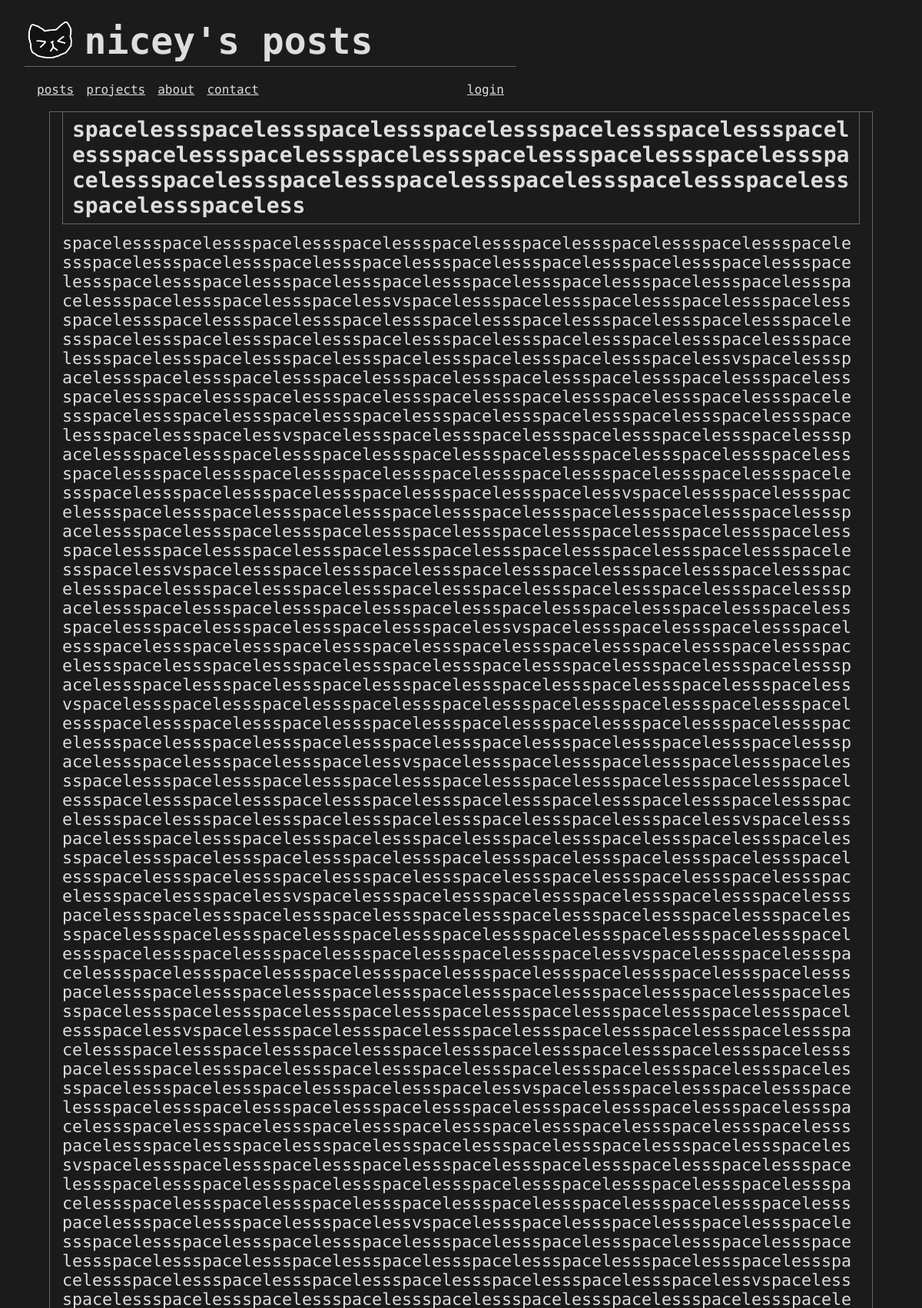
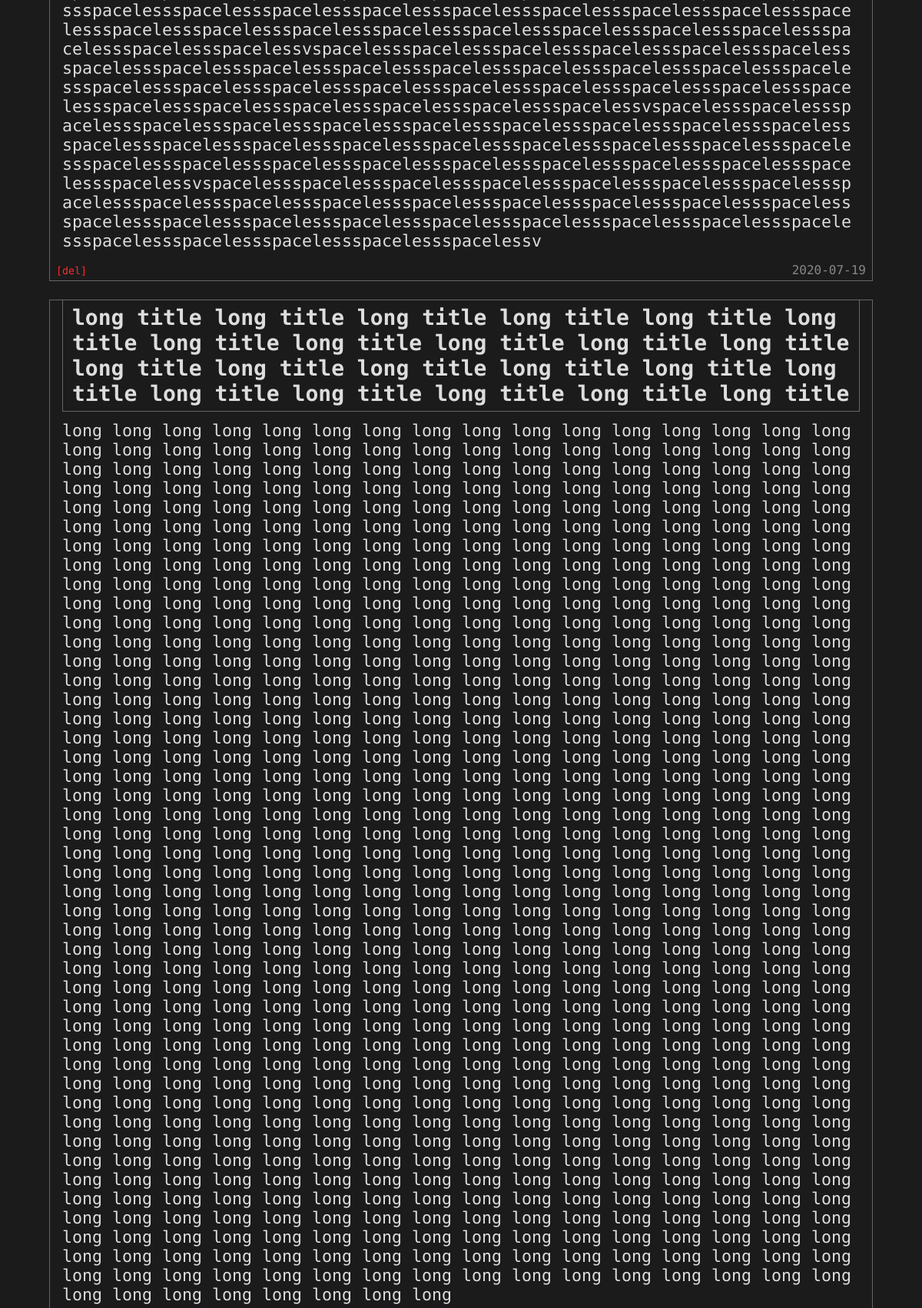
The page /posts (upper part) on the database its author committed (2 pictures, top to bottom).
### tables this page shows
CREATE TABLE posts (
    pid INTEGER PRIMARY KEY AUTOINCREMENT,
    title TEXT NOT NULL,
    body TEXT NOT NULL,
    dt TIMESTAMP NOT NULL DEFAULT CURRENT_TIMESTAMP
);

### website/main.py (the view)
@bp.route('/', methods=('GET', 'POST'))
@bp.route('/posts', methods=('GET', 'POST'))
def posts():
    db = get_db()
    if request.method == 'POST':
        title = request.form['title']
        body: str = request.form['body'].replace('\r\n', 'BREAKLINE')
        db.execute("INSERT INTO posts (title, body) VALUES (?, ?)",
                            (title, body))
        db.commit()
    posts = db.execute("SELECT pid, dt, title, body FROM posts ORDER BY dt DESC").fetchall()
    return render_template('main/posts.html', posts=posts)

### website/auth.py (called while the page is built)
@bp.before_app_request
def load_logged_user():
    g.nicey = session.get('nicey') is not None

### website/db.py (called while the page is built)
def get_db():
    if 'db' not in g:
        g.db = sqlite3.connect(
            current_app.config['DATABASE'],
            detect_types=sqlite3.PARSE_DECLTYPES
        )
        g.db.row_factory = sqlite3.Row
    return g.db

### website/templates/main/posts.html (shortened to what this page needs)
{% extends 'base.html' %}
{% block header %}posts{% endblock header %}
{% block body %}
    <section class="posts">
        {% for post in posts %}
        <article class="post">
            <h2>{{ post["title"] }}</h2>
            <p>
                {% for line in post["body"].split('BREAKLINE') %}
                    {{ line }}<br>
                {% endfor %}
            </p>
            <section>
                <form class="delete" action="delete" method="post">
                    <button>[del]</button>
                </form>
                <div>{{ post["dt"].date() }}</div>
            </section>
        </article>
        <br>
        {% endfor %}
    </section>
{% endblock body %}

### website/templates/base.html (shortened to what this page needs)
<!DOCTYPE html>
<html lang="en">
<head>
    <link rel="stylesheet" href="{{ url_for('static', filename='base.css') }}">
</head>
<body>
    <header>
        <header>
            <img id="logo" src="{{ url_for('static', filename='nicey.png') }}" alt="<nicey>">
            <h1>nicey's {% block header %}{% endblock header %}</h1>
        </header>
        <nav>
            <ul>
                <li><a href="{{ url_for('main.posts') }}">posts</a></li>
                <li><a href="{{ url_for('main.projects') }}">projects</a></li>
                <li><a href="{{ url_for('main.about') }}">about</a></li>
                <li><a href="{{ url_for('main.contact') }}">contact</a></li>
                {% if not g.nicey %}
                    <li class="right"><a href="{{ url_for('auth.login') }}">login</a></li>
                {% else %}
                    <li class="right"><a href="{{ url_for('auth.logout') }}">logout</a></li>
                {% endif %}
            </ul>
        </nav>
    </header>
    <main>
        {% block body %}{% endblock body %}
    </main>
</body>
</html>

### website/static/base.css (style rules this page uses)
:root { --main: #1b1b1c; --white: #666666; --text: #dddddd; }
* { margin: 0; padding: 0; color: var(--text); font-family: 'Fira Mono', monospace; box-sizing: border-box; }
html, body { padding-bottom: 1rem; background-color: var(--main); }
h2 { font-size: 1.75rem; }
p { max-width: 60rem; font-size: 1.35rem; }
button { cursor: pointer; }
body > header { margin-left: 2rem; }
header > header { display: flex; flex-direction: row; align-items: center; padding-top: 1.5rem; padding-bottom: 0.3rem; }
header > header img { max-height: 3.6rem; margin-left: 0.25rem; margin-right: 1rem; }
body > header h1 { display: inline; font-size: 3rem; }
nav { max-width: 40rem; padding: 1.2rem 0; border-top: 1px solid var(--white); }
nav ul { display: flex; flex-wrap: nowrap; align-items: center; height: 100%; width: 100%; }
nav li { margin-left: 1rem; display: inline; }
nav li.right { margin-left: auto; margin-right: 1rem; }
main { margin: 0 4rem; }
.post { border: 1px solid var(--white); margin: 0 0 1.5rem 0; display: inline-flex; flex-direction: column; min-width: 30rem; max-width: 80rem; }
.post h2 { border: 1px solid var(--white); border-top: 0; padding: 0.4rem 0.75rem; margin: 0 1rem; margin-bottom: 0.75rem; word-break: break-word; }
.post p { margin: 0 1rem; word-break: break-word; max-width: 77rem; }
.post section { margin: 1rem 0 0.25rem 0; padding: 0 0.5rem; display: flex; width: 100%; }
.post section div { color: #888888; margin-left: auto; }
.delete button { color: #fc2d2d; border: 0; background-color: var(--main); }

### rows shown on the page
posts: title "spacelessspacelessspacelessspacelessspacelessspacelessspacelessspacelessspacelessspacelessspacelessspacelessspacelessspacelessspacelessspacelessspacelessspacelessspacelessspacelessspacelessspaceless", body "spacelessspacelessspacelessspacelessspacelessspacelessspacelessspacelessspacelessspacelessspacelessspacelessspacelessspacelessspacelessspacelessspacelessspacelessspacelessspacelessspacelessspacelessspacelessspacelessspacelessspacelessspacelessspacelessspacelessspacelessvspacelessspacelessspacelessspacelessspacelessspacelessspacelessspacelessspacelessspacelessspacelessspacelessspacelessspacelessspacelessspacelessspacelessspacelessspacelessspacelessspacelessspacelessspacelessspacelessspacelessspacelessspacelessspacelessspacelessspacelessvspacelessspacelessspacelessspacelessspacelessspacelessspacelessspacelessspacelessspacelessspacelessspacelessspacelessspacelessspacelessspacelessspacelessspace…", dt "2020-07-19"
posts: title "long title long title long title long title long title long title long title long title long title long title long title long title long title long title long title long title long title long title long title long title long title long title", body "long long long long long long long long long long long long long long long long long long long long long long long long long long long long long long long long long long long long long long long long long long long long long long long long long long long long long long long long long long long long long long long long long long long long long long long long long long long long long long long long long long long long long long long long long long long long long long long long long long long long long long long long long long long long long long long long long long long long long long long long long long long long long long long long long long long long long long long long long long long long…"
